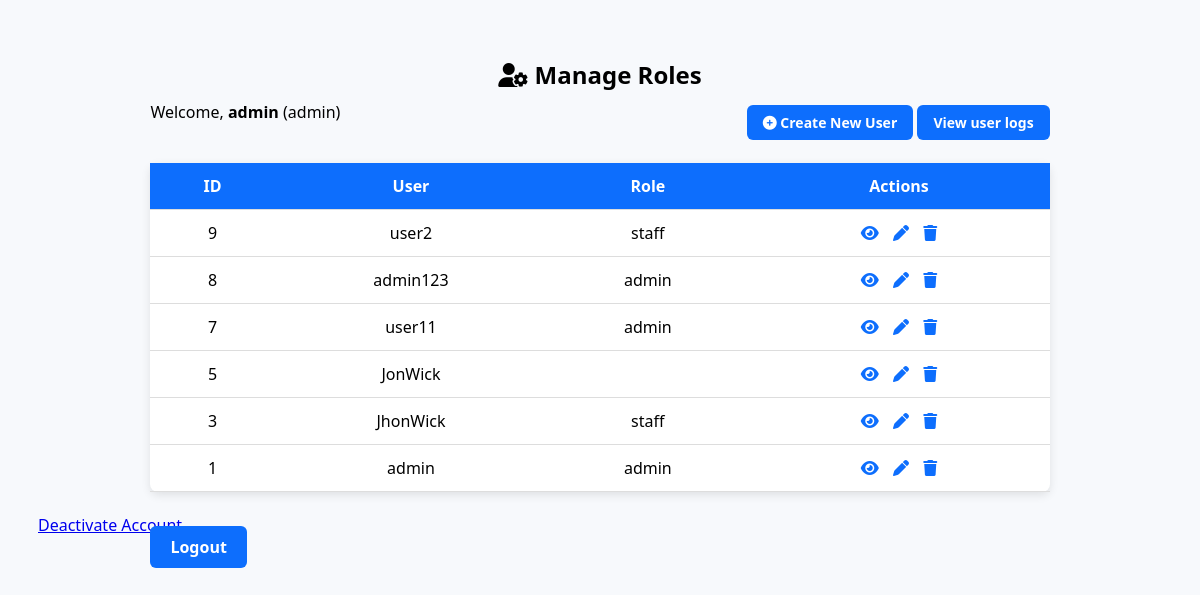
The page /role_management_old/index.php (signed in) on the database its author committed.
### tables this page shows
CREATE TABLE `users` (
  `id` int(11) NOT NULL,
  `username` varchar(50) NOT NULL,
  `password` varchar(100) NOT NULL,
  `role` varchar(5) NOT NULL,
  `failed_attempts` int(11) DEFAULT 0,
  `last_failed_login` datetime DEFAULT NULL,
  `can_create` tinyint(1) DEFAULT 0,
  `can_read` tinyint(1) DEFAULT 0,
  `can_edit` tinyint(1) DEFAULT 0,
  `can_delete` tinyint(1) DEFAULT 0,
  `last_login` datetime DEFAULT NULL,
  `account_status` enum('active','inactive') DEFAULT 'active',
  `deactivation_requested_at` datetime DEFAULT NULL
);

### role_management_old/index.php (the view, shortened to what this page needs)
<?php
include 'db.php';
?>
<!DOCTYPE html>
<html>
<head>
    <link rel="stylesheet" href="https://cdnjs.cloudflare.com/ajax/libs/font-awesome/6.5.0/css/all.min.css">
</head>
<body>
    <h2><i class="fa-solid fa-user-gear"></i> Manage Roles</h2>
    <div class="header-controls">
        <div class="top-bar">
            <p>
                Welcome, <strong><?= $_SESSION['user']['username'] ?></strong>
                (<?= $_SESSION['user']['role'] ?>)
            </p>
        </div>
        <?php if ($_SESSION['user']['role'] === 'admin'): ?>
            <div class="create-button">
                <a href="create_user.php"><i class="fas fa-plus-circle"></i> Create New User</a>
                <a href="user_logs.php"> View user logs</a>
            </div>
        <?php endif; ?>
    </div>
    <table>
        <tr>
            <th>ID</th>
            <th>User</th>
            <th>Role</th>
            <th>Actions</th>
        </tr>
        <?php
        $result = $conn->query("SELECT id, username, role FROM users ORDER BY id DESC");
        while ($row = $result->fetch_assoc()):
            ?>
            <tr>
                <td><?= $row['id'] ?></td>
                <td><?= htmlspecialchars($row['username']) ?></td>
                <td><?= htmlspecialchars($row['role']) ?></td>
                <td class="action-icons">
                    <a href="view.php?id=<?= $row['id'] ?>" title="View"><i class="fas fa-eye"></i></a>
                    <?php if ($_SESSION['user']['role'] === 'admin'): ?>
                        <a href="edit.php?id=<?= $row['id'] ?>" title="Edit"><i class="fas fa-pen"></i></a>
                        <a href="delete.php?id=<?= $row['id'] ?>" title="Delete" onclick="return confirm('Delete this role?')">
                            <i class="fas fa-trash"></i>
                        </a>
                    <?php endif; ?>
                </td>
            </tr>
        <?php endwhile; ?>
    </table>
    <br>
    <a href="user_logs.php">Deactivate Account</a>
    <div class="footer-button">
        <div class="create-button">
            <a href="logout.php"> Logout</a>
        </div>
    </div>
</body>
</html>

### role_management_old/index.php (style rules this page uses)
body { font-family: 'Segoe UI', sans-serif; background-color: #f7f9fc; padding: 30px; }
h2 { text-align: center; margin-bottom: 10px; }
.top-bar { display: flex; justify-content: space-between; align-items: center; margin-bottom: 20px; }
.top-bar p { font-size: 16px; margin: 0; }
.create-button { margin-bottom: 20px; }
.create-button a { background-color: #0d6efd; color: white; padding: 10px 20px; text-decoration: none; border-radius: 6px; font-weight: bold; }
table { width: 80%; margin: auto; border-collapse: collapse; background-color: white; border-radius: 8px; box-shadow: 0 3px 10px rgba(0, 0, 0, 0.1); }
th, td { padding: 12px 15px; text-align: center; border-bottom: 1px solid #ddd; }
th { background-color: #0d6efd; color: white; }
.action-icons a { margin: 0 5px; text-decoration: none; color: #0d6efd; }
.header-controls { display: flex; justify-content: space-between; align-items: center; width: 80%; margin: auto; margin-bottom: 20px; }
.footer-button { display: flex; justify-content: space-between; align-items: center; width: 80%; margin: auto; margin-bottom: 20px; }
.header-controls .create-button { margin: 0; }
.header-controls .create-button a { padding: 8px 16px; font-size: 14px; }

### rows shown on the page
users: id "9", username "user2", role "staff"
users: id "8", username "admin123", role "admin"
users: id "7", username "user11", role "admin"
users: id "5", username "JonWick"
users: id "3", username "JhonWick", role "staff"
users: id "1", username "admin", role "admin"

### other values the page prints
$_SESSION['user']['username'] "admin"
$_SESSION['user']['role'] "admin"
